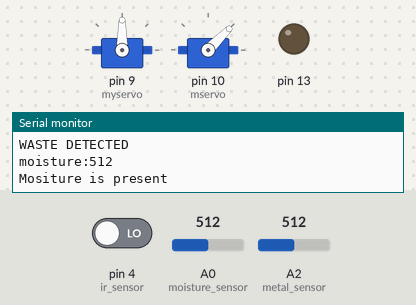
This sketch was run on a simulated Arduino Uno, built with avr-gcc and run on an emulated ATmega328P. Parts: 2 × servo, output pins drawn as LEDs (lit = HIGH), the last lines printed to the serial monitor. The test bench sets the inputs (shaded band); at power-on: pin 4 (ir_sensor) LOW, A0 (moisture_sensor) = 512, A2 (metal_sensor) = 512.

Above: at 3.2 s.
3.3 s: pin 4 (ir_sensor) driven HIGH
At 12.3 s:
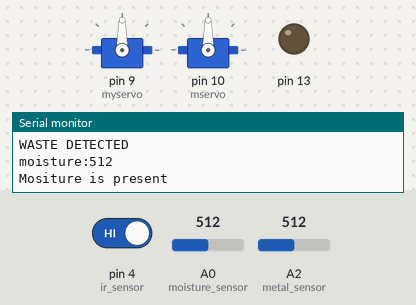
At 16.2 s:
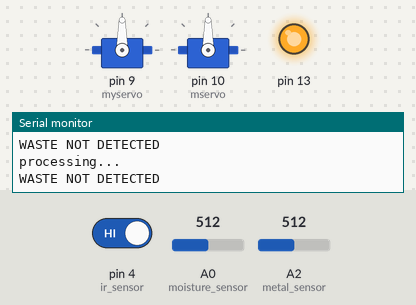
16.5 s: pin 4 (ir_sensor) driven LOW
At 20.5 s:
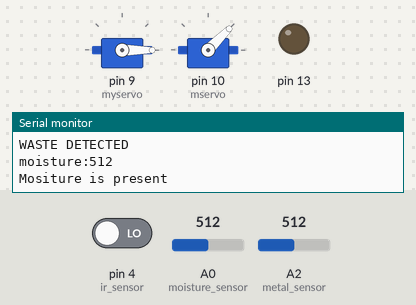
Timing chart, 0 to 34.1 s (numbered marks = the images above; inputs shaded):
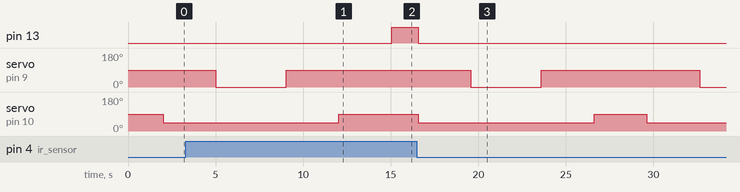

The sketch:

separator1.ino
```cpp
int moisture_sensor = A0;
int ir_sensor=4;
int metal_sensor=A2;
int output_value ;

void moisture();
void ir();
void metal();
int pos=0;
int pos1=0;
float metalDetected;
int monitoring;


#include <Servo.h>
Servo myservo;
Servo mservo;

void setup() {

Serial.begin(115200);
pinMode(13,OUTPUT);
pinMode(ir_sensor,INPUT);
myservo.attach(9);
mservo.attach(10);
Serial.println("Reading From the Sensor ...");

delay(2000);

}

void loop()
{
Serial.println("processing...");
   ir();
  // metal();
  // moisture();
}

void ir()
{
if(digitalRead(ir_sensor)==HIGH)      //Check the sensor output
{
digitalWrite(13, HIGH);
Serial.println("WASTE NOT DETECTED");
//set the LED on
}
else if(digitalRead(ir_sensor)==LOW)
{
digitalWrite(13, LOW);    // set the LED off
Serial.println("WASTE DETECTED");
moisture();
metal();
}
delay(500);              // wait for a second
}


void metal()
{
monitoring = analogRead(metal_sensor);
metalDetected = (float) monitoring*100/1024.0;
/*Serial.print("14CORE METAL DETECTOR TEST");
delay(500);*/
Serial.print("Initializing Proximity Sensor");
delay(500);
Serial.print("Please wait...");
delay(1000);
Serial.print("Metal is Proximited = ");
Serial.print(metalDetected);
Serial.println("%");
if (monitoring <250)
{
Serial.println("Metal is Detected");


}

}

void moisture()
{

output_value= analogRead(moisture_sensor);
Serial.print("moisture:");
 Serial.println(output_value);

if(output_value<700)
{
Serial.println("Mositure is present");
{
mservo.write(45);
delay(15);
}
delay(3000);
{
{myservo.write(-90);delay(15);}
delay(4000);
{myservo.write(90);delay(15);}
}
delay(3000);
{
  mservo.write(90);
  delay(15);
}
}
else
{
Serial.println("DRY WASTE IS PRESENT");
for(pos1=90;pos1<=0;pos1--)
{
  mservo.write(pos1);
  delay(15);
}
delay(5000);
/*for(pos=0;pos<=90;pos++)
{
myservo.write(pos);
delay(15);
}*/
myservo.write(-90);
delay(3000);
myservo.write(90);
}
delay(1000);
}


/*void loop() {

output_value= analogRead(moisture_sensor);
 Serial.println(output_value);

if(output_value<700)
 {

Serial.println("Mositure");

}

delay(1000);

}*/
```

Measured:
- after the input at 3.3 s, pin 13: LOW → HIGH after 11.8 s; servo on pin 10 (mservo): goes on until 12.0 s, then stays 90°
- after the input at 16.5 s, pin 13: HIGH → LOW after 0.06 s; servo on pin 9 (myservo): 90° → 0° after 3.1 s, → 90° 4.0 s later, → 0° 9.0 s later; servo on pin 10 (mservo): 90° → 45° after 0.06 s, → 90° 10.0 s later, → 45° 3.0 s later
